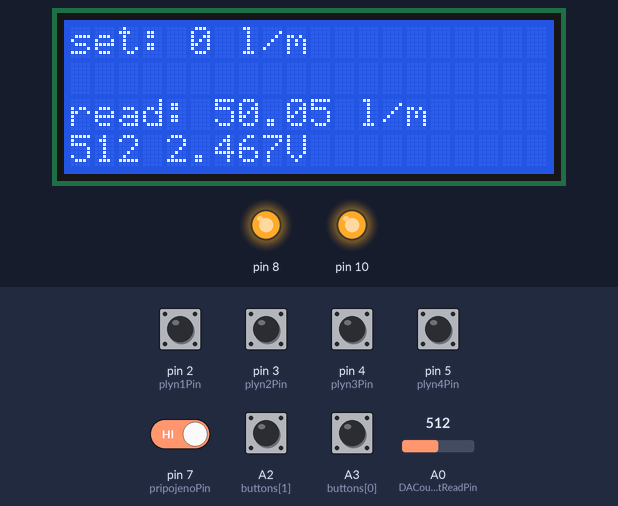
Simulated run of this sketch. Board: Arduino Uno, built with avr-gcc and run on an emulated ATmega328P. Shown: 20×4 character LCD, output pins drawn as LEDs (lit = HIGH). Inputs (shaded band) come from the test bench; at power-on: A2 (buttons[1]), A3 (buttons[0]), pin 2 (plyn1Pin), pin 3 (plyn2Pin), pin 4 (plyn3Pin), pin 5 (plyn4Pin), pin 7 (pripojenoPin) HIGH, A0 (DACoutputReadPin) = 512.

Above: at 1.3 s.
1.4 s: A3 (buttons[0]) pulled LOW for 0.15 s
At 2.8 s:
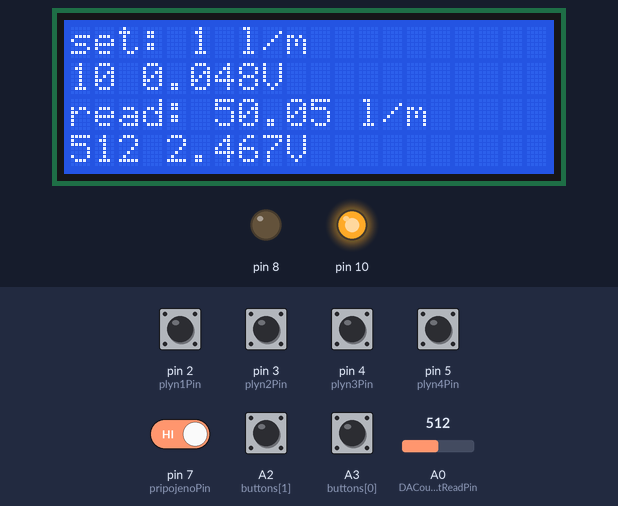
3.1 s: A0 (DACoutputReadPin) set to 11
At 4.4 s:
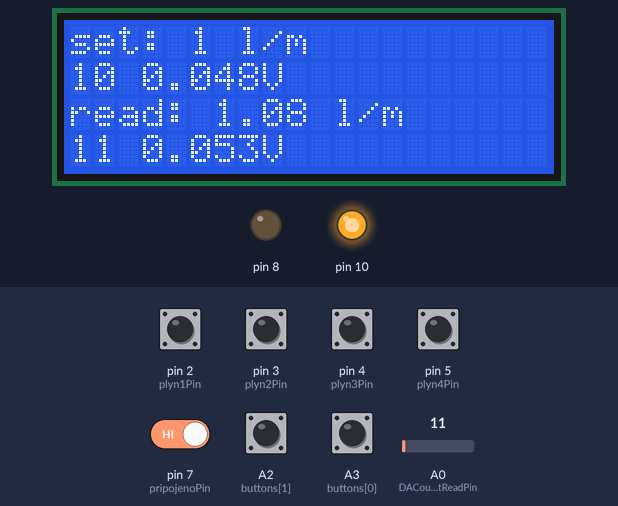
4.7 s: A0 (DACoutputReadPin) set to 8
At 5.9 s:
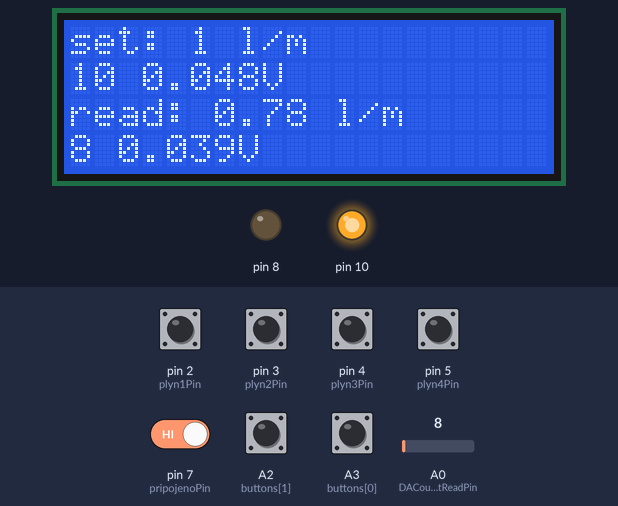
6.2 s: pin 2 (plyn1Pin) pulled LOW for 0.15 s
At 7.5 s:
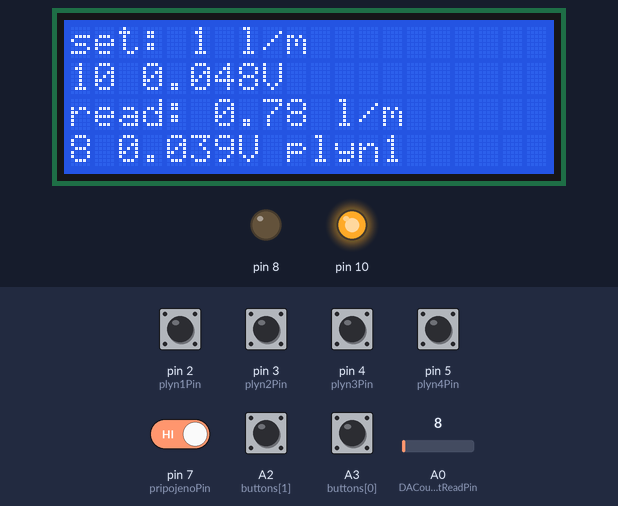
7.8 s: pin 7 (pripojenoPin) driven LOW
At 8.3 s:
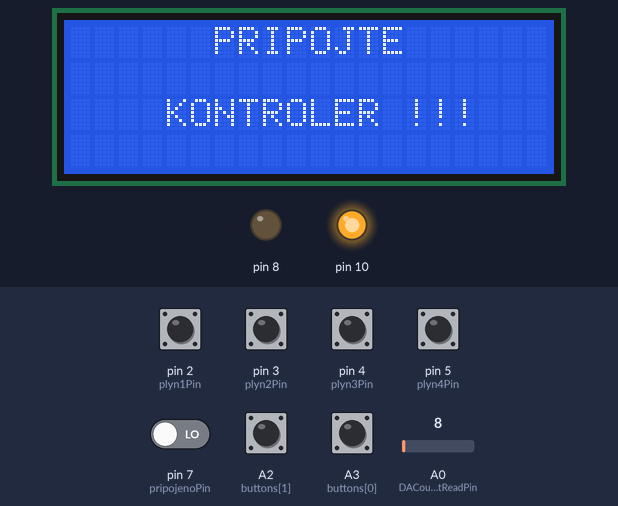
9.5 s: pin 7 (pripojenoPin) driven HIGH
At 10.7 s:
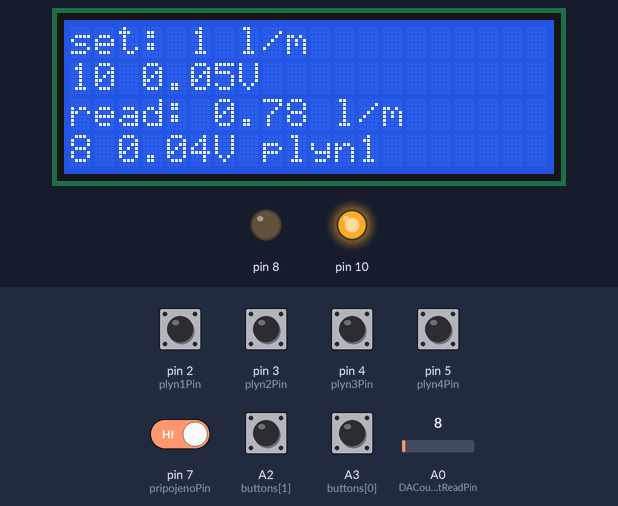
Timing chart, 0 to 12.0 s (numbered marks = the images above; inputs shaded):
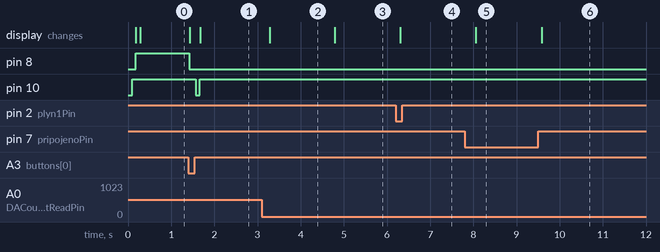

Measured:
- after the input at 1.4 s, pin 8: HIGH → LOW at once; pin 10: HIGH → LOW after 0.17 s, → HIGH 0.10 s later; the display: first changes at once (image 1 shows a later state)
- after the input at 3.1 s, the display: changes after 0.19 s (image 2)
- after the input at 4.7 s, the display: changes after 0.09 s (image 3)
- after the input at 6.2 s, the display: changes after 0.10 s (image 4)
- after the input at 7.8 s, the display: changes after 0.26 s (image 5)
- after the input at 9.5 s, the display: changes after 0.09 s (image 6)

The sketch:

FlowControl.ino
```cpp
/* YourDuino.com Example Software Sketch
 20 character 4 line I2C Display
 Backpack Interface labelled "YwRobot Arduino LCM1602 IIC V1"
 Connect Vcc and Ground, SDA to A4, SCL to A5 on Arduino
 terry@yourduino.com */

/*-----( Import needed libraries )-----*/
#include <Wire.h>  // Comes with Arduino IDE
// Get the LCD I2C Library here:
// https://bitbucket.org/fmalpartida/new-liquidcrystal/downloads
// Move any other LCD libraries to another folder or delete them
// See Library "Docs" folder for possible commands etc.
#include <LiquidCrystal_I2C.h>

/*-----( Declare Constants )-----*/
/*-----( Declare objects )-----*/
// set the LCD address to 0x27 for a 20 chars 4 line display
// Set the pins on the I2C chip used for LCD connections:
//                    addr, en,rw,rs,d4,d5,d6,d7,bl,blpol
LiquidCrystal_I2C lcd(0x27, 2, 1, 0, 4, 5, 6, 7, 3, POSITIVE);  // Set the LCD I2C address

// buttonchecker_nodelay_Adafruit.ino
// // http://www.ediy.com.my/index.php/tutorials/item/96-debouncing-multiple-switches
    #define DEBOUNCE 10 // how many ms to debounce, 5+ ms is usually plenty
    #define BUTTON_HOLD_DELAY 1500 //po kolika ms drzeni buttonu zacne zrychlena zmena hodnot
    #define SPEED_INCR 40 //krok zrychlenych zmen v ms
    #define MAX_PRUTOK 100 // rozsah prutokomeru
//define the buttons that we'll use.
byte buttons[] = {A3, A2};

//determine how big the array up above is, by checking the size
#define NUMBUTTONS sizeof(buttons)
#include "SPI.h";


//track if a button is just pressed, just released, or 'currently pressed'
byte pressed[NUMBUTTONS], justpressed[NUMBUTTONS], justreleased[NUMBUTTONS];
byte previous_keystate[NUMBUTTONS], current_keystate[NUMBUTTONS];

String vystup = "";
byte stepSize = 2;
char test[20];

word DACinput = 0;
const int DACoutputReadPin = A0;
const int remoteTriggerPin = 9;
const int pripojenoPin = 7;
const int plyn1Pin = 2;
const int plyn2Pin = 3;
const int plyn3Pin = 4;
const int plyn4Pin = 5;
double Vref = 4.93;
boolean dalkove = false;
boolean remoteState = false;
boolean remoteStateLast;
String line = "";
String plyn = "";
char str[10];
unsigned long timerRED;
unsigned long timerBLACK;
unsigned long timerDACread;
unsigned long previousMillis = 0;
int lightOutput = 8;
boolean allowRED = false;
boolean allowBLACK = false;
int prevcounter;
int counter = 0;
int prevnacteno;
int nacteno = 0;
int pripojeno = LOW;
int prevpripojeno = HIGH;
double Kfactor = 1;

void setup() {
analogReference(EXTERNAL);
  byte i;
//Serial.begin(9600); //set up serial port
//SPI.begin();
//pinMode(pinSelect, OUTPUT);
SPI_init(); //inicializace prenosu do DAC
lcd.begin(20,4);
lcd.backlight();
lcd.setCursor(0,0);
lcd.print("set: 0 l/m");
lcd.setCursor(0,2);
lcd.print("read: 0 l/m");
//SPI.begin();
//SPI.setBitOrder(MSBFIRST);
//pinMode(10, OUTPUT);

/*Serial.print("Button checker with ");
Serial.print(NUMBUTTONS, DEC);
Serial.println(" buttons");*/
pinMode(8, OUTPUT);
pinMode(10, OUTPUT);
digitalWrite(8, HIGH);
pinMode(pripojenoPin, INPUT);
pinMode(plyn1Pin, INPUT);
digitalWrite(plyn1Pin, HIGH);
pinMode(plyn2Pin, INPUT);
digitalWrite(plyn2Pin, HIGH);
pinMode(plyn3Pin, INPUT);
digitalWrite(plyn3Pin, HIGH);
pinMode(plyn4Pin, INPUT);
digitalWrite(plyn4Pin, HIGH);
//digitalWrite(pripojenoPin, HIGH); //pull-up resistor

pinMode(DACoutputReadPin, INPUT);
// Make input & enable pull-up resistors on switch pins
for (i=0; i< NUMBUTTONS; i++) {
  pinMode(buttons[i], INPUT);
  digitalWrite(buttons[i], HIGH);
  //Serial.println(0);
}
}


void loop() {

unsigned long currentMillis = millis();
if((currentMillis - previousMillis) > 250UL){
  pripojeno = digitalRead(pripojenoPin);
  if( pripojeno == LOW && pripojeno != prevpripojeno){
       //if(prevpripojeno == pripojeno) continue;
      lcd.clear();
      lcd.setCursor(6,0);
      lcd.print("PRIPOJTE");
      lcd.setCursor(4,2);
      lcd.print("KONTROLER !!!");
    }else{
  if(pripojeno == HIGH && pripojeno != prevpripojeno){
    lcd.clear();
    lcd.setCursor(0,0);
    lcd.print("set: "+String(counter)+" "+"l/m"+" ");
    lcd.setCursor(0,1);
    lcd.print(String(DACinput)+" "+String(DACinput/1023.0*Vref)+"V"+" ");
    lcd.setCursor(0,2);
    lcd.print("read: "+String(nacteno/1023.0*100*Kfactor)+" "+"l/m"+" ");
    lcd.setCursor(0,3);
    lcd.print(String(nacteno)+" "+String(nacteno/1023.0*Vref)+"V"+" "+plyn);

  }
  if(pripojeno){
  if(!digitalRead(plyn1Pin)){
    plyn="plyn1";
    Kfactor = 1;
    lcd.setCursor(0,2);
    vystup = floatToString(test, nacteno/1023.0*Vref, 3, 5);
    //lcd.print("read: "+ vystup +" "+"l/m"+" ");
    lcd.print("read: "+String(nacteno/1023.0*100*Kfactor)+" "+"l/m"+" ");
    lcd.setCursor(0,3);
    lcd.print(String(nacteno)+" "+vystup+"V"+" "+plyn);}
  else if(!digitalRead(plyn2Pin)){
   plyn="plyn2";
   Kfactor = 0.7;
   lcd.setCursor(0,2);
   lcd.print("read: "+String(nacteno/1023.0*100*Kfactor)+" "+"l/m"+" ");
   lcd.setCursor(0,3);
   lcd.print(String(nacteno)+" "+String(nacteno/1023.0*Vref)+"V"+" "+plyn);}
  else if(!digitalRead(plyn3Pin)){
   plyn="plyn3";
   Kfactor = 0.98;
   lcd.setCursor(0,2);
   lcd.print("read: "+String(nacteno/1023.0*100*Kfactor)+" "+"l/m"+" ");
   lcd.setCursor(0,3);
   lcd.print(String(nacteno)+" "+String(nacteno/1023.0*4.93)+"V"+" "+plyn);}
  else if(!digitalRead(plyn4Pin)){
   plyn="plyn4";
   Kfactor = 0.6;
   lcd.setCursor(0,2);
   lcd.print("read: "+String(nacteno/1023.0*100*Kfactor)+" "+"l/m"+" ");
   lcd.setCursor(0,3);
   lcd.print(String(nacteno)+" "+String(nacteno/1023.0*Vref)+"V"+" "+plyn);}

  nacteno = analogRead(DACoutputReadPin);
  if(prevnacteno!=nacteno){
    //sprintf(str, "%.2f", nacteno/1023.0*5.0);

    lcd.setCursor(0,2);
    lcd.print("read: "+String(nacteno/1023.0*100*Kfactor)+" "+"l/m"+" ");
    lcd.setCursor(0,3);
    vystup = floatToString(test, nacteno/1023.0*Vref, 3, 5);
    lcd.print(String(nacteno)+" "+vystup+"V"+" "+plyn);


    prevnacteno=nacteno;
  }
  }
}
previousMillis = currentMillis;
prevpripojeno = pripojeno;
}


if(pripojeno){
  if(pressed[0]){
      if(!allowRED){
    timerRED = millis(); //Serial.println("start REDtimer");
    allowRED = true;
  }
  if(allowRED == true && (millis()-timerRED) > BUTTON_HOLD_DELAY){
    //po stisku tlacitka zacne pocitat cas
    //pokud timer > BUTTON_HOLD_DELAY, zacne rychle pricitat do counter
    //LEDstate = !LEDstate; Serial.print("LED "); Serial.println(LEDstate);
    if((millis()-timerRED)%SPEED_INCR == 0){
        //Serial.println("PRODLEVA");
        //Serial.print("dasd");//delay(500);
        counter ++;
        if(counter>=MAX_PRUTOK)counter=MAX_PRUTOK;
        //Serial.println (counter/4096.0*100,4);//Serial.println (timerRED);
        lcd.setCursor(0,0);
        lcd.print("set: "+String(counter));
        timerRED=timerRED-1;//rychlost loopu je vetsi nez zmena v millis()
      }
    }
  }
//po odmacknuti tlacitka zapise novou hodnotu prutoku do DAC
if(justreleased[0]&&allowRED){
  allowRED=false;
  DACinput = (int)((counter*1023.0/100.0)); //prevod rozsahu prutokomeru (0-100) na 12bitove cislo (0-4095)
  setDAC(DACinput);
  lcd.setCursor(0,1);
  vystup = floatToString(test, DACinput/1023.0*Vref, 3, 5);
  lcd.print(String(DACinput)+" "+vystup+"V"+" ");
  //delay(50);
  //Serial.print("Poslano do DAC: ");Serial.print(DACinput);Serial.print("  |  ");Serial.print(counter);Serial.print(" l/min");
  //Serial.print("  |  ");Serial.print(DACinput/4095.0*5.0, 4);Serial.println(" V");
  //nacteno = analogRead(DACoutputReadPin);
  //Serial.print("Precteno z DAC: ");Serial.print(nacteno);Serial.print("  |  ");
  //Serial.print(nacteno/1023.0*100.0, 3);Serial.print(" l/min");Serial.print("  |  ");
  //Serial.print(nacteno*5.0/1023.0, 4);Serial.println(" V");
  //Serial.print("\n");
}

if(pressed[1]){
  if(!allowBLACK){
    timerBLACK = millis(); //Serial.println("start BLACKtimer");
    allowBLACK = true;
  }
  if(allowBLACK == true && (millis()-timerBLACK) > BUTTON_HOLD_DELAY){
    //LEDstate = !LEDstate; Serial.print("LED "); Serial.println(LEDstate);
    if((millis()-timerBLACK)%SPEED_INCR == 0){

      if (counter <= 0)counter = 0;
      else counter --;
      lcd.setCursor(0,0);
      lcd.print("set: "+String(counter));
        //Serial.println (counter/4096.0*100,4);
        timerBLACK=timerBLACK-1;
      }
    }
  }
  if(justreleased[1]&&allowBLACK){
    allowBLACK=false;
    DACinput = (int)((counter*1023.0/100.0));
    setDAC(DACinput);
    lcd.setCursor(0,1);
    vystup = floatToString(test, DACinput/1023.0*Vref, 3, 5);
    lcd.print(String(DACinput)+" "+vystup+"V"+" ");
  //delay(50);
  //Serial.print("Poslano do DAC: ");Serial.print(DACinput);Serial.print("  |  ");Serial.print(counter);Serial.print(" l/min");
  //Serial.print("  |  ");Serial.print(DACinput/4095.0*5.0, 4);Serial.println(" V");
  //nacteno = analogRead(DACoutputReadPin);
  //Serial.print("Precteno z DAC: ");Serial.print(nacteno);Serial.print("  |  ");
  //Serial.print(nacteno/1023.0*100.0, 3);Serial.print(" l/min");Serial.print("  |  ");
  //Serial.print(nacteno*5.0/1023.0, 4);Serial.println(" V");
  //Serial.print("\n");
}

//digitalWrite(8, LEDstate);
byte thisSwitch=thisSwitch_justPressed();
switch(thisSwitch)
{
case 0://stisk RED buttonu
//Serial.println("switch RED just pressed");
counter++;
if(counter>=MAX_PRUTOK)counter=MAX_PRUTOK; //Serial.println (counter/4096.0*100,4);
/* pocita cas mezi stisky tlacitka
if (allow){
Serial.print("Cas mezi stisky: ");Serial.println(millis()-timerRED);
allow=false; timerRED = millis();
}
allow = true;
timerRED = millis();*/
break;
case 1://stisk BLACK buttonu
//Serial.println("switch BLACK just pressed");
if (counter <= 0)counter = 0;
else counter--;
//Serial.println (counter/4096.0*100,4);
break;
}

if(prevcounter!=counter){
  if(counter == 0)digitalWrite(8, HIGH);
  else digitalWrite(8, LOW);
  //Serial.println (counter);
  //lcd.clear();
  lcd.setCursor(0,0);
  vystup = floatToString(test, DACinput/1023.0*Vref, 3, 5);
  lcd.print("set: "+String(counter)+" "+"l/m"+" ");
  lcd.setCursor(0,1);
  lcd.print(String(DACinput)+" "+vystup+"V"+"   ");
/*if(justreleased){
  DACinput = count*4096/100-1;
  setDAC(DACinput);
  }*/
  prevcounter=counter;

}


}//end if(pripojeno)


}//end loop()

void check_switches()
{
  static byte previousstate[NUMBUTTONS];
  static byte currentstate[NUMBUTTONS];
  static long lasttime;
  byte index;
  if (millis() < lasttime) {
// we wrapped around, lets just try again
lasttime = millis();
}
if ((lasttime + DEBOUNCE) > millis()) {
// not enough time has passed to debounce
return;
}
// ok we have waited DEBOUNCE milliseconds, lets reset the timer
lasttime = millis();
for (index = 0; index < NUMBUTTONS; index++) {
justpressed[index] = 0; //when we start, we clear out the "just" indicators
justreleased[index] = 0;
currentstate[index] = digitalRead(buttons[index]); //read the button
if (currentstate[index] == previousstate[index]) {
  if ((pressed[index] == LOW) && (currentstate[index] == LOW)) {
// just pressed
justpressed[index] = 1;
}
else if ((pressed[index] == HIGH) && (currentstate[index] == HIGH)) {
justreleased[index] = 1; // just released
}
pressed[index] = !currentstate[index]; //remember, digital HIGH means NOT pressed
}
previousstate[index] = currentstate[index]; //keep a running tally of the buttons
}
}

byte thisSwitch_justPressed() {
  byte thisSwitch = 255;
check_switches(); //check the switches & get the current state
for (byte i = 0; i < NUMBUTTONS; i++) {
  current_keystate[i]=justpressed[i];
  if (current_keystate[i] != previous_keystate[i]) {
    if (current_keystate[i]) thisSwitch=i;
  }
  previous_keystate[i]=current_keystate[i];
}
return thisSwitch;
}

void setDAC(word value){
  //Serial.println("setDAC________________________");
  byte data = 0;
  digitalWrite(10, LOW); delay(100) ;//povoli zapis na DAC
  value = value << 2;
  data = highByte(value); //bity 15-8
  data = 0b00001111 & data; //vynulování nejvyšších 4 bitů
  data = 0b00110000 | data; //konfigurace 4 MSB pro DAC 0=DACA, 0=buffered, 1=1x, 1=output enabled
  SPI.transfer(data); //poslaní 1. 8 bitů
  //Serial.println(data, BIN);
  data = lowByte(value);//bity 0-7
  SPI.transfer(data); //poslání zbylých bitů
  //Serial.println(data, BIN);
  digitalWrite(10, HIGH); //zakaze zapis na DAC
  //Serial.println("________________________END");
}

void SPI_init(){
  SPI.begin();
  SPI.setBitOrder(MSBFIRST);
  pinMode(10, OUTPUT);
  setDAC(0);
//Serial.println("Inicializace: 0 l/min");
//Serial.print(analogRead(DACoutputReadPin)*100.0/1024.0);Serial.println(" l/min z DAC");
}


void prepislcd(){

}

char * floatToString(char * outstr, double val, byte precision, byte widthp){
  char temp[16];
  byte i;

  // compute the rounding factor and fractional multiplier
  double roundingFactor = 0.5;
  unsigned long mult = 1;
  for (i = 0; i < precision; i++)
  {
    roundingFactor /= 10.0;
    mult *= 10;
  }

  temp[0]='\0';
  outstr[0]='\0';

  if(val < 0.0){
    strcpy(outstr,"-\0");
    val = -val;
  }

  val += roundingFactor;

  strcat(outstr, itoa(int(val),temp,10));  //prints the int part
  if( precision > 0) {
    strcat(outstr, ".\0"); // print the decimal point
    unsigned long frac;
    unsigned long mult = 1;
    byte padding = precision -1;
    while(precision--)
      mult *=10;

    if(val >= 0)
      frac = (val - int(val)) * mult;
    else
      frac = (int(val)- val ) * mult;
    unsigned long frac1 = frac;

    while(frac1 /= 10)
      padding--;

    while(padding--)
      strcat(outstr,"0\0");

    strcat(outstr,itoa(frac,temp,10));
  }

  // generate space padding
  if ((widthp != 0)&&(widthp >= strlen(outstr))){
    byte J=0;
    J = widthp - strlen(outstr);

    for (i=0; i< J; i++) {
      temp[i] = ' ';
    }

    temp[i++] = '\0';
    strcat(temp,outstr);
    strcpy(outstr,temp);
  }

  return outstr;
}
```
